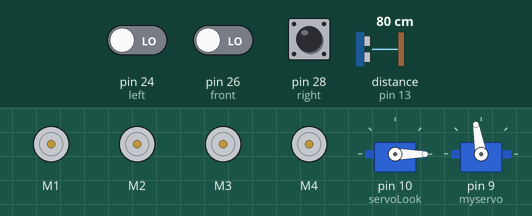
Bench run of a sketch on a simulated Arduino Mega 2560, built with avr-gcc and run on an emulated ATmega2560. On the bench: 4 × DC motor (green arrow = forward, orange = backward, longer = faster), 2 × servo. Wiring (inferred from the names in the program): ultrasonic range finder: trigger pin 2; echo pin 13. The inputs (shaded band) are chosen by the test bench; at power-on: pin 24 (left) LOW, pin 26 (front) LOW, pin 28 (right) LOW, distance to the obstacle (sensor on pin 13) 80 cm. The echo pulse lasts 58.3 µs per cm.

Above: at 2.8 s.
2.9 s: pin 24 (left) driven HIGH and pin 26 (front) driven HIGH
At 3.4 s:
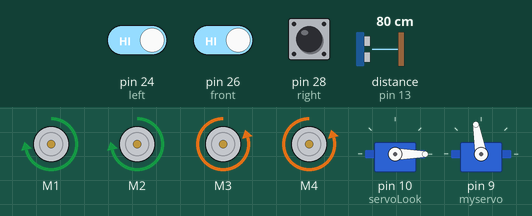
10.4 s: pin 24 (left) driven LOW
At 12.4 s:
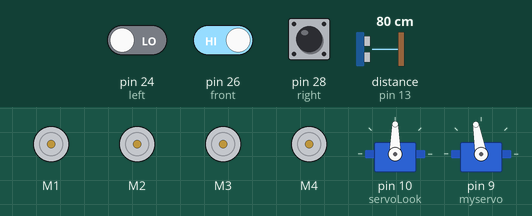
13.9 s: pin 24 (left) driven HIGH
At 16.9 s:
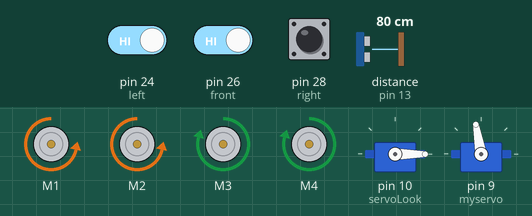
Timing chart, 0 to 23.6 s (numbered marks = the images above; inputs shaded):
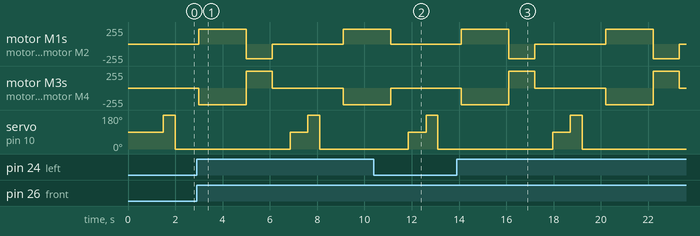

The sketch:

main.ino
```cpp
#include <AFMotor.h>
#include <Servo.h>

AF_DCMotor rightBack(1);
AF_DCMotor rightFront(2);
AF_DCMotor leftFront(3);
AF_DCMotor leftBack(4);
Servo servoLook;
Servo myservo;

byte trig = 2;
byte echo = 13;
const int left = 24;
const int front = 26;
const int right = 28;
byte maxDist = 150;
byte stopDist = 50;
float timeOut = 2*(maxDist+10)/100/340*1000000;

int motorSpeed = 140;
int motorOffset = 30;
int turnSpeed = 80;

void setup()
{
  rightBack.setSpeed(motorSpeed);
  rightFront.setSpeed(motorSpeed);
  leftFront.setSpeed(motorSpeed+motorOffset);
  leftBack.setSpeed(motorSpeed+motorOffset);
  rightBack.run(RELEASE);
  rightFront.run(RELEASE);
  leftFront.run(RELEASE);
  leftBack.run(RELEASE);
  servoLook.attach(10);
  myservo.attach(9);
  pinMode(trig,OUTPUT);
  pinMode(echo,INPUT);
  pinMode(left,INPUT);
  pinMode(front,INPUT);
  pinMode(right,INPUT);
}

int getDistance()
{
  unsigned long pulseTime;
  int distance;
  digitalWrite(trig, HIGH);
  delayMicroseconds(10);
  digitalWrite(trig, LOW);
  pulseTime = pulseIn(echo, HIGH, timeOut);
  distance = (float)pulseTime * 340 / 2 / 10000;
  return distance;
}
void accelerate()
{
  for (int i=0; i<motorSpeed; i++)
  {
    rightBack.setSpeed(i);
    rightFront.setSpeed(i);
    leftFront.setSpeed(i+motorOffset);
    leftBack.setSpeed(i+motorOffset);
    delay(10);
  }
}

void decelerate()
{
  for (int i=motorSpeed; i!=0; i--)
  {
    rightBack.setSpeed(i);
    rightFront.setSpeed(i);
    leftFront.setSpeed(i+motorOffset);
    leftBack.setSpeed(i+motorOffset);
    delay(10);
  }
}

void moveForward()
{
  rightBack.run(FORWARD);
  rightFront.run(FORWARD);
  leftFront.run(FORWARD);
  leftBack.run(FORWARD);
}

void stopMove()
{
  rightBack.run(RELEASE);
  rightFront.run(RELEASE);
  leftFront.run(RELEASE);
  leftBack.run(RELEASE);
}

void turnLeft(int duration)
{
  rightBack.setSpeed(motorSpeed+turnSpeed);
  rightFront.setSpeed(motorSpeed+turnSpeed);
  leftFront.setSpeed(motorSpeed+motorOffset+turnSpeed);
  leftBack.setSpeed(motorSpeed+motorOffset+turnSpeed);
  rightBack.run(FORWARD);
  rightFront.run(FORWARD);
  leftFront.run(BACKWARD);
  leftBack.run(BACKWARD);
  delay(duration);
  rightBack.setSpeed(motorSpeed);
  rightFront.setSpeed(motorSpeed);
  leftFront.setSpeed(motorSpeed+motorOffset);
  leftBack.setSpeed(motorSpeed+motorOffset);
  rightBack.run(RELEASE);
  rightFront.run(RELEASE);
  leftFront.run(RELEASE);
  leftBack.run(RELEASE);

}

void turnRight(int duration)
{
  rightBack.setSpeed(motorSpeed+turnSpeed);
  rightFront.setSpeed(motorSpeed+turnSpeed);
  leftFront.setSpeed(motorSpeed+motorOffset+turnSpeed);
  leftBack.setSpeed(motorSpeed+motorOffset+turnSpeed);
  rightBack.run(BACKWARD);
  rightFront.run(BACKWARD);
  leftFront.run(FORWARD);
  leftBack.run(FORWARD);
  delay(duration);
  rightBack.setSpeed(motorSpeed);
  rightFront.setSpeed(motorSpeed);
  leftFront.setSpeed(motorSpeed+motorOffset);
  leftBack.setSpeed(motorSpeed+motorOffset);
  rightBack.run(RELEASE);
  rightFront.run(RELEASE);
  leftFront.run(RELEASE);
  leftBack.run(RELEASE);
}


int checkDirection()
{
  int distances [2] = {0,0};
  int turnDir = 1;
  servoLook.write(180);
  delay(500);
  distances [0] = getDistance();
  servoLook.write(0);
  delay(1000);
  distances [1] = getDistance();
  if (distances[0]>=200 && distances[1]>=200)
    turnDir = 0;
  else if (distances[0]<=stopDist && distances[1]<=stopDist)
    turnDir = 1;
  else if (distances[0]>=distances[1])
    turnDir = 0;
  else if (distances[0]<distances[1])
    turnDir = 2;
  return turnDir;
}

void loop()
{
  int pos;
  myservo.write(100);
  delay(750);
  servoLook.write(90);
  delay(750);
  int distance = getDistance();
  int fireValue_1 = left;
  int fireValue_2 = front;
  int fireValue_3 = right;
  if(distance >= stopDist && digitalRead(left) ==1 && digitalRead(front)==1 && digitalRead(right) ==1)
  {
    moveForward();
  }
  while(distance >= stopDist)
  {
    distance = getDistance();
    delay(250);
  }
  stopMove();
  int turnDir = checkDirection();
  Serial.print(turnDir);
  switch (turnDir)
  {
    case 0:
      turnLeft (1800);
      break;
    case 1:
      turnLeft (2000);
      break;
    case 2:
      turnRight (1800);
      break;
  }
  if (digitalRead(left) ==0 && digitalRead(front) ==1  && digitalRead(right) ==1)
  {
    stopMove();
    turnLeft (1100);
    for (pos = 100; pos <= 20; pos += 1) {
    myservo.write(pos);
    delay(15);
    }
  }
  else if (digitalRead(left) ==0 && digitalRead(front) ==1  && digitalRead(right) ==1)
  {
    stopMove();
    for (pos = 100; pos <= 20; pos += 1) {
    myservo.write(pos);
    delay(15);
  }
  } else if (digitalRead(left) ==1 && digitalRead(front) ==1  && digitalRead(right) ==0)
  {
    turnRight (1100);
    stopMove();
    for (pos = 100; pos <= 20; pos += 1) {
    myservo.write(pos);
    delay(15);
  }
  }}
```
